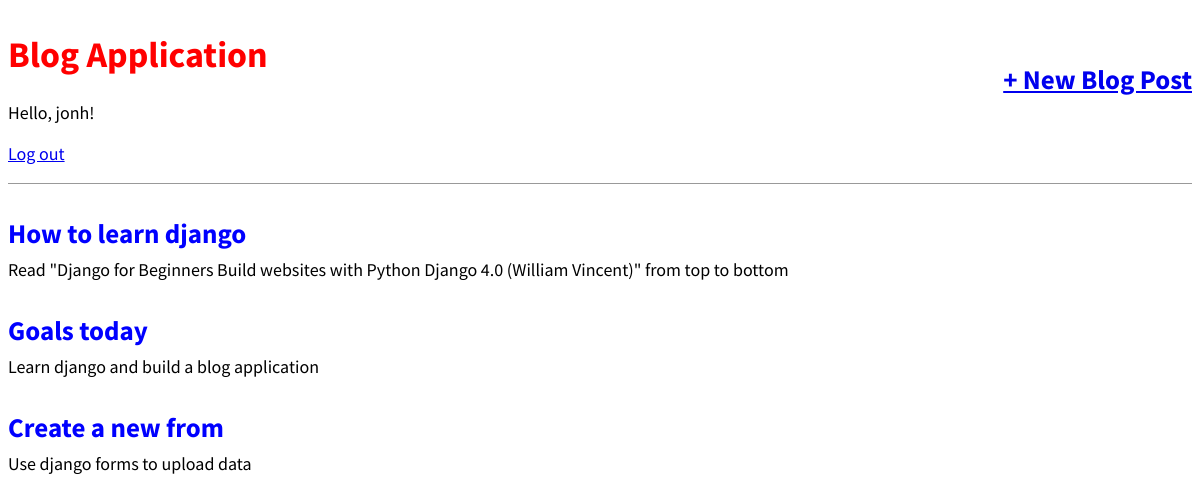
The app's page / (signed in) with its own data.
### blog/models.py (models this page shows, shortened)
class Post(models.Model):
    title = models.CharField(max_length=200)
    author = models.ForeignKey(
        "auth.user",
        on_delete=models.CASCADE,
    )
    body = models.TextField()

### blog/views.py (the view)
# urls.py: path("", BlogListView.as_view(), name="home"),
class BlogListView(ListView):
    model = Post
    template_name = "home.html"

### templates/home.html (shortened to what this page needs)
{% extends 'base.html' %}
{% block content %}
{% for post in post_list %}
<div class="post-entry">
    <h2> <a href="{% url 'post_detail' post.pk %}">{{ post.title }}</a></h2>
    <p>{{ post.body }}</p>
</div>
{% endfor %}
{% endblock content %}

### templates/base.html (shortened to what this page needs)
{% load static %}
<!DOCTYPE html>
<html lang="en">
<head>
    <link rel="stylesheet" href="{% static 'css/base.css' %}" />
</head>
<body>
    <header>
        <div class="nav-left">
            <h1>
                <a href="{% url 'home' %}">
                    Blog Application
                </a>
            </h1>
            {% if user.is_authenticated %}
            <p>Hello, {{ user.username }}!</p>
            <p><a href="{% url 'logout' %}">Log out</a></p>
            {% else %}
            <p>You're not logged</p>
            <p><a href="{% url 'login' %}">Log In</a></p>
            <p><a href="{% url 'signup' %}">Sign Up</a></p>
            {% endif %}
        </div>
        <div class="nav-right">
            <h2>
                <a href="{% url 'post_new' %}">+ New Blog Post</a>
            </h2>
        </div>
    </header>
    <div>
        {% block content %}
        {% endblock content %}
    </div>
</body>
</html>

### static/css/base.css (style rules this page uses)
body { font-family: 'Source Sans Pro', sans-serif; font-size: 18px; }
header { border-bottom: 1px solid #999; margin-bottom: 2rem; display: flex; }
header h1 a { color: red; text-decoration: none; }
.nav-left { margin-right: auto; }
.nav-right { display: flex; padding-top: 2rem; }
.post-entry { margin-bottom: 2rem; }
.post-entry h2 { margin: 0.5rem 0; }
.post-entry h2 a, .post-entry h2 a:visited { color: blue; text-decoration: none; }
.post-entry p { margin: 0; font-weight: 400; }

### records on screen
Post: title "How to learn django", body "Read \"Django for Beginners Build websites with Python Django 4.0 (William Vincent)\" from top to bottom"
Post: title "Goals today", body "Learn django and build a blog application"
Post: title "Create a new from", body "Use django forms to upload data"

### other values on screen
{{ user.username }} "jonh"
